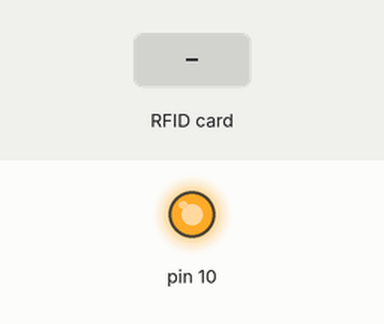
A sketch run on a simulated Arduino Uno, built with avr-gcc and run on an emulated ATmega328P. On the bench: output pins drawn as LEDs (lit = HIGH). The inputs (shaded band) are chosen by the test bench. Pins used as bus, display or sensor lines are not drawn; what the sketch prints to the serial monitor is not drawn.

Above: at 1.2 s.
1.3 s: RFID card 5E 7A 19 C4 held to the reader
Timing chart, 0 to 4.3 s (numbered marks = the images above; inputs shaded):
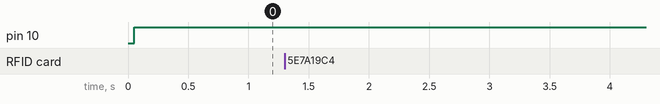

The sketch:

RFID_PROGRAM.ino
```cpp
#include <SPI.h>      // FOR RFID
#include <MFRC522.h>

byte myCards[] = {0xA3,0x1B,0x63,0x02,          //White Card
                  0x02,0x63,0x1B,0xA3};         //Blue Card

int successRead;        //if we get a succesful read of the card this variable turn to 1 and if we didn't 0

byte dummy = 0x00;

byte readCard[4];           // Stores scanned ID read from RFID Module

#define SS_PIN 4
#define RST_PIN 3
MFRC522 mfrc522(SS_PIN, RST_PIN);	// Create MFRC522 instance.


void setup() {

  pinMode(10,OUTPUT);
  pinMode(11,OUTPUT);
  pinMode(12,OUTPUT);
  //Initializing everingthing

  Serial.begin(9600);	                          // Initialize serial communications with PC
  SPI.begin();                                    // MFRC522 Hardware uses SPI protocol
  mfrc522.PCD_Init();                             // Initialize MFRC522 Hardware
  mfrc522.PCD_SetAntennaGain(mfrc522.RxGain_max); //Set Antenna Gain to Max- this will increase reading distance

}


void loop () {
  do{
    //Serial.println("Place your card near the module");
    rgb(0,0,1);
    delay(200);
    rgb(0,0,0);
    delay(200);
    successRead = getID();
  }


  while (!successRead);    //wait here if we aren't getting a success read of the card

  if (readCard[0] == myCards[4] && readCard[1] == myCards[5]
  && readCard[2] == myCards[6] && readCard[3] == myCards[7])              //checking for blue card
  {

    Serial.println("You can enter Mr Blue");

   Success();

   for(int i = 0; i<4; i++) dummy = readCard[i];   // removing previous stored value from the readCard variable

   successRead = 0;
  }else if(readCard[0] == myCards[0] && readCard[1] == myCards[1]
  && readCard[2] == myCards[2] && readCard[3] == myCards[3])            //checking for white card
  {
    Serial.println("You can enter Mr White");

    Success();      //calling the success function

    for(int i = 0; i<4; i++) dummy = readCard[i];  // removing previous stored value from the readCard variable
  }
  else {

    Error();      //calling the error function
  }
}

int getID() {
  // Getting ready for Reading PICCs
  if ( ! mfrc522.PICC_IsNewCardPresent()) { //If a new PICC placed to RFID reader continue
    return 0;
  }
  if ( ! mfrc522.PICC_ReadCardSerial()) { //Since a PICC placed get Serial and continue
    return 0;
  }

  Serial.println("Scanned UID:");
  for (int i = 0; i < 4; i++) {  //
    readCard[i] = mfrc522.uid.uidByte[i];
    Serial.print(readCard[i], HEX);
  }
  Serial.println("");
  mfrc522.PICC_HaltA(); // Stop reading
  return 1;
}

void Success(){
  rgb(0,1,0);
  delay(1000);
  rgb(0,0,0);
  delay(1000);
}

void Error(){
  Serial.println("Go To Hell");
  for(int i= 0; i <10;i++){
    rgb(1,0,0);
    delay(100);
    rgb(0,0,0);
    delay(100);
  }

}


void rgb(int r , int g , int b)
{
  if(r) digitalWrite(12,LOW);
  else digitalWrite(12,HIGH);
  if(g) digitalWrite(10,LOW);
  else digitalWrite(10,HIGH);
  if(b) digitalWrite(11,LOW);
  else digitalWrite(11,HIGH);
}
```

Measured:
- after the input at 1.3 s, every drawn part: stays the same
